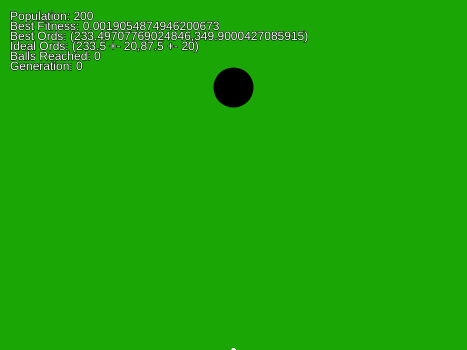
Frame 1 (no input)
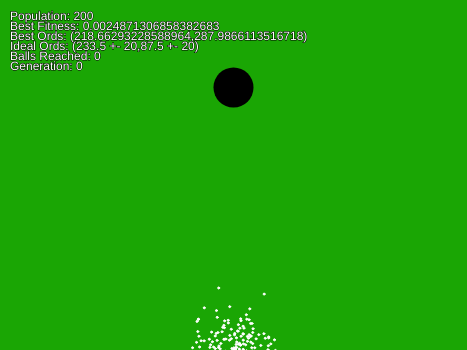
Frame 60 (no input)
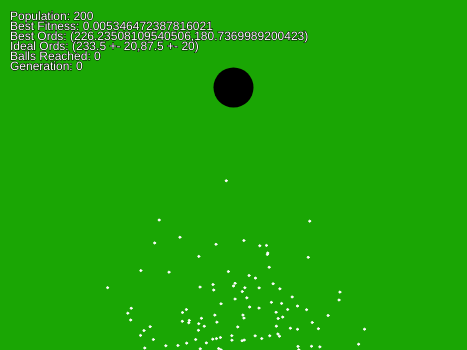
Frame 120 (the mouse pressed at the canvas centre since frame 60)

The p5.js sketch that drew these frames (run headless with seeded random() and noise() and a simulated clock; from frame 60 on, the mouse is pressed at the canvas centre):

// p5.js sketch
// ── sketch.js
var population;
var lifespan = 500;
var counter = 0;
var bg;
function setup() {
    createCanvas(467, 350);
    population = new Population(createVector(width/2, height/4), 0.001, 200, lifespan);
    population.target.radius = 20;
}

function draw() {
    clear();
    background(26, 166, 4);
    fill(0,0,0);
    noStroke();
    ellipse(population.target.x, population.target.y, population.target.radius*2, population.target.radius*2); //Target
    
    population.updateFrame(counter);
    counter++;
    population.calcFitness();
    population.getMostFit();
    if(counter > lifespan) {
        population.naturalSelection();
        population.generate();
        counter = 0;
    }
    
    stroke(0,0,0);
    text("Population: " + population.populationCount, 10, 20);
    text("Best Fitness: "+ population.best.fitness, 10, 30);
    text("Best Ords: ("+ population.best.position.x+","+population.best.position.y+")", 10, 40);
    text("Ideal Ords: ("+population.target.x+" +- "+population.target.radius+","+population.target.y+" +- "+population.target.radius+")", 10, 50);
    text("Balls Reached: " + population.getIndividualsCompleted(), 10, 60);
    text("Generation: " + population.generation, 10, 70);
}
// ── individual.js
class Individual { 
    
    constructor(lifespan, dna=null) {
        this.position = createVector(width/2, height); //We want it at the bottom of the canvas
        this.velocity = createVector();
        this.acceleration = createVector();
        this.completed = false;
        this.distance = 0;
        if(dna) this.dna = dna;
        else this.dna = new IndividualDNA(lifespan);
    }

    updateFrame(target, frame) {
        if(dist(this.position.x, this.position.y, target.x, target.y) < target.radius) 
            this.completed = true;
        if(!this.completed) {
            this.acceleration.add(this.dna.genes[frame]);
            this.velocity.add(this.acceleration);
            this.position.add(this.velocity);
            this.acceleration.mult(0); //Reset acceleration
        }
    }

    draw() {
        fill(255,255,255);
        stroke(255,255,255);
        ellipse(this.position.x, this.position.y, 2, 2);
    }

    crossOver(individualB) {
        return this.dna.crossOver(individualB.dna);
    }

    calcFitness(target) {
        //for this fitness ratio, we want it as close as possible to the target(hole)

        this.fitness = dist(this.position.x, this.position.y, target.x, target.y);
        this.fitness = 1/this.fitness;
        this.fitness *= 0.5;
        if(this.completed)
            this.fitness *= 8;
    }

    mutate(mutationRate=0.01) {
        return this.dna.mutate(mutationRate);
    }
}
// ── individualDNA.js
class IndividualDNA {
    constructor(lifespan) {
        this.lifespan = lifespan;
        this.genes = [];
        for(var i=0; i < lifespan; i++) {
            this.genes[i] = p5.Vector.random2D();
            this.genes[i].setMag(0.1);
        }
        
    }
    crossOver(individualB) {
        //We'll use midpoints for cross overs
        let child = new IndividualDNA(this.lifespan);
        let mid = Math.floor(random(this.genes.length));
        for (var i = 0; i < this.genes.length; i++) {
            child.genes[i] = i > mid ? this.genes[i] : individualB.genes[i];
        }
        return child;
    }
    mutate(mutationRate) {
        for (var i = 0; i < this.genes.length; i++) {
            if(Math.random() < mutationRate) {
                //Create a random new direction vector
                this.genes[i] = p5.Vector.random2D();
                this.genes[i].setMag(0.1);
            }
        }
    }
}
// ── population.js
class Population {
    constructor(targetOrds, mutationRate, populationCount, lifespan) {
        this.generation = 0;
        this.target = targetOrds;
        this.mutationRate = mutationRate;
        this.populationCount = populationCount;
        this.population = [];
        for(var i=0; i < this.populationCount; i++) {
            this.population.push(new Individual(lifespan));
        }
        this.matingPool = [];
        this.best = {};
        this.lifespan = lifespan;
        this.calcFitness();
    }

    getIndividualsCompleted() {
        var i =0;
        this.population.forEach(function(individual) {
            i += int(individual.completed);
        });
        return i;
    }

    updateFrame(counter) {
        var self = this;
        this.population.forEach(function(individual){
            individual.updateFrame(self.target, counter);
            individual.draw();
        });
      }

    calcFitness() {
        for(var i=0; i <this.population.length; i++) {
            this.population[i].calcFitness(this.target);
        }
    }

    naturalSelection() {
        this.matingPool = [];
        var maxFitness = 0;
        for (let i = 0; i < this.population.length; i++)
          if (this.population[i].fitness > maxFitness)
            maxFitness = this.population[i].fitness;
        for (let i = 0; i < this.population.length; i++) {
            let fitness = map(this.population[i].fitness, 0, maxFitness, 0, 100);
            for (let j = 0; j < fitness; j++)
                this.matingPool.push(this.population[i]);
        }
    
    }

    generate() {
        this.generation++;
        for (let i = 0; i < this.population.length; i++) {
          let a = Math.floor(random(this.matingPool.length));
          let b = Math.floor(random(this.matingPool.length));
          let partnerA = this.matingPool[a];
          let partnerB = this.matingPool[b];
          let child = partnerA.crossOver(partnerB);
          child.mutate(this.mutationRate);
          this.population[i] = new Individual(this.lifespan, child);
        }
    }

    getMostFit() {
        let worldRecord = 0.0;
        let index = 0;
        for (let i = 0; i < this.population.length; i++) {
          if (this.population[i].fitness > worldRecord) {
            index = i;
            worldRecord = this.population[i].fitness;
          }
        }
    
        this.best = this.population[index];
    }
}
